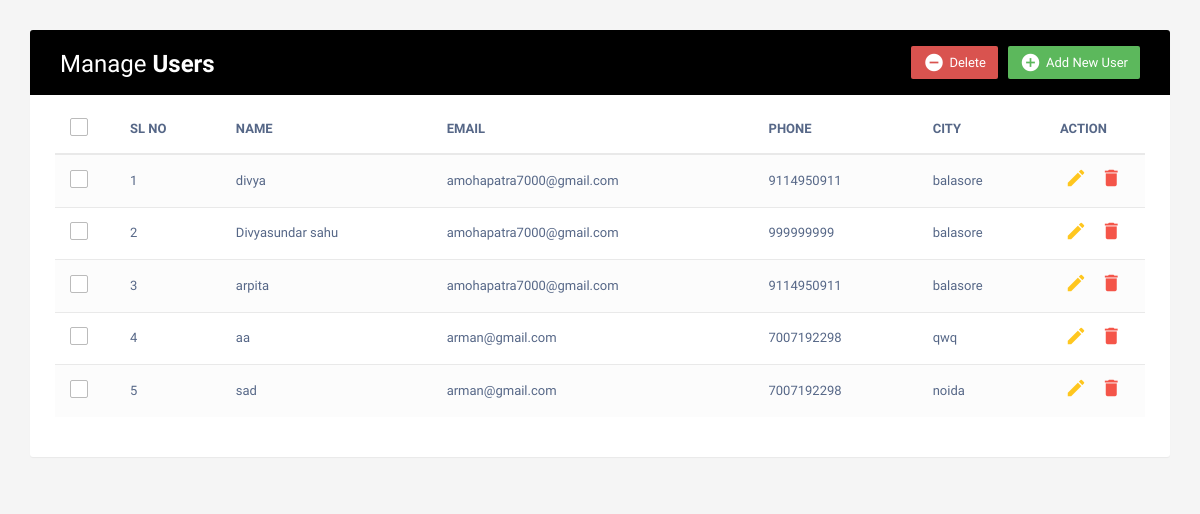
The page / on the database its author committed.
### tables this page shows
CREATE TABLE `crud` (
  `id` int(11) NOT NULL,
  `name` varchar(60) NOT NULL,
  `email` varchar(30) NOT NULL,
  `phone` varchar(20) NOT NULL,
  `city` varchar(20) NOT NULL,
  `status` int(11) NOT NULL,
  `created` timestamp NOT NULL DEFAULT CURRENT_TIMESTAMP,
  `updated` timestamp NOT NULL DEFAULT CURRENT_TIMESTAMP
);

### index.php (the view, shortened to what this page needs)
<?php
include 'backend/database.php';
?>
<!DOCTYPE html>
<html lang="en">
<head>
	<link rel="stylesheet" href="https://maxcdn.bootstrapcdn.com/font-awesome/4.7.0/css/font-awesome.min.css">
	<link rel="stylesheet" href="https://maxcdn.bootstrapcdn.com/bootstrap/3.3.7/css/bootstrap.min.css">
	<link rel="stylesheet" href="css/style.css">
</head>
<body>
    <div class="container">
        <div class="table-wrapper">
            <div class="table-title">
                <div class="row">
                    <div class="col-sm-6">
						<h2>Manage <b>Users</b></h2>
					</div>
					<div class="col-sm-6">
						<a href="#addEmployeeModal" class="btn btn-success" data-toggle="modal"><i class="material-icons">&#xE147;</i> <span>Add New User</span></a>
						<a href="JavaScript:void(0);" class="btn btn-danger" id="delete_multiple"><i class="material-icons">&#xE15C;</i> <span>Delete</span></a>
					</div>
                </div>
            </div>
            <table class="table table-striped table-hover">
                <thead>
                    <tr>
						<th>
							<span class="custom-checkbox">
								<label for="selectAll"></label>
							</span>
						</th>
						<th>SL NO</th>
                        <th>NAME</th>
                        <th>EMAIL</th>
						<th>PHONE</th>
                        <th>CITY</th>
                        <th>ACTION</th>
                    </tr>
                </thead>
				<tbody>
				<?php
				$result = mysqli_query($conn,"SELECT * FROM crud");
					$i=1;
					while($row = mysqli_fetch_array($result)) {
				?>
				<tr id="<?php echo $row["id"]; ?>">
				<td>
							<span class="custom-checkbox">
								<label for="checkbox2"></label>
							</span>
						</td>
					<td><?php echo $i; ?></td>
					<td><?php echo $row["name"]; ?></td>
					<td><?php echo $row["email"]; ?></td>
					<td><?php echo $row["phone"]; ?></td>
					<td><?php echo $row["city"]; ?></td>
					<td>
						<a href="#editEmployeeModal" class="edit" data-toggle="modal">
							<i class="material-icons update" data-toggle="tooltip"
							data-id="<?php echo $row["id"]; ?>"
							data-name="<?php echo $row["name"]; ?>"
							data-email="<?php echo $row["email"]; ?>"
							data-phone="<?php echo $row["phone"]; ?>"
							data-city="<?php echo $row["city"]; ?>"
							title="Edit">&#xE254;</i>
						</a>
						<a href="#deleteEmployeeModal" class="delete" data-id="<?php echo $row["id"]; ?>" data-toggle="modal"><i class="material-icons" data-toggle="tooltip"
						 title="Delete">&#xE872;</i></a>
                    </td>
				</tr>
				<?php
				$i++;
				}
				?>
				</tbody>
			</table>
        </div>
    </div>
</body>
</html>

### css/style.css (style rules this page uses)
body { color: #566787; background: #f5f5f5; font-family: 'Varela Round', sans-serif; font-size: 13px; }
.table-wrapper { background: #fff; padding: 20px 25px; margin: 30px 0; border-radius: 3px; box-shadow: 0 1px 1px rgba(0,0,0,.05); }
.table-title { padding-bottom: 15px; background:black; color: #fff; padding: 16px 30px; margin: -20px -25px 10px; border-radius: 3px 3px 0 0; }
.table-title h2 { margin: 5px 0 0; font-size: 24px; }
.table-title .btn { color: #fff; float: right; font-size: 13px; border: none; min-width: 50px; border-radius: 2px; border: none; outline: none !important; margin-left: 10px; }
.table-title .btn i { float: left; font-size: 21px; margin-right: 5px; }
.table-title .btn span { float: left; margin-top: 2px; }
table.table tr th, table.table tr td { border-color: #e9e9e9; padding: 12px 15px; vertical-align: middle; }
table.table tr th:first-child { width: 60px; }
table.table tr th:last-child { width: 100px; }
table.table-striped tbody tr:nth-of-type(odd) { background-color: #fcfcfc; }
table.table td:last-child i { opacity: 0.9; font-size: 22px; margin: 0 5px; }
table.table td a { font-weight: bold; color: #566787; display: inline-block; text-decoration: none; outline: none !important; }
table.table td a.edit { color: #FFC107; }
table.table td a.delete { color: #F44336; }
table.table td i { font-size: 19px; }
.custom-checkbox { position: relative; }
.custom-checkbox label:before { width: 18px; height: 18px; }
.custom-checkbox label:before { content: ''; margin-right: 10px; display: inline-block; vertical-align: text-top; background: white; border: 1px solid #bbb; border-radius: 2px; box-sizing: border-box; z-index: 2; }

### rows shown on the page
crud: name "divya", email "amohapatra7000@gmail.com", phone "9114950911", city "balasore"
crud: name "Divyasundar sahu", email "amohapatra7000@gmail.com", phone "999999999", city "balasore"
crud: name "arpita", email "amohapatra7000@gmail.com", phone "9114950911", city "balasore"
crud: name "aa", email "arman@gmail.com", phone "7007192298", city "qwq"
crud: name "sad", email "arman@gmail.com", phone "7007192298", city "noida"
